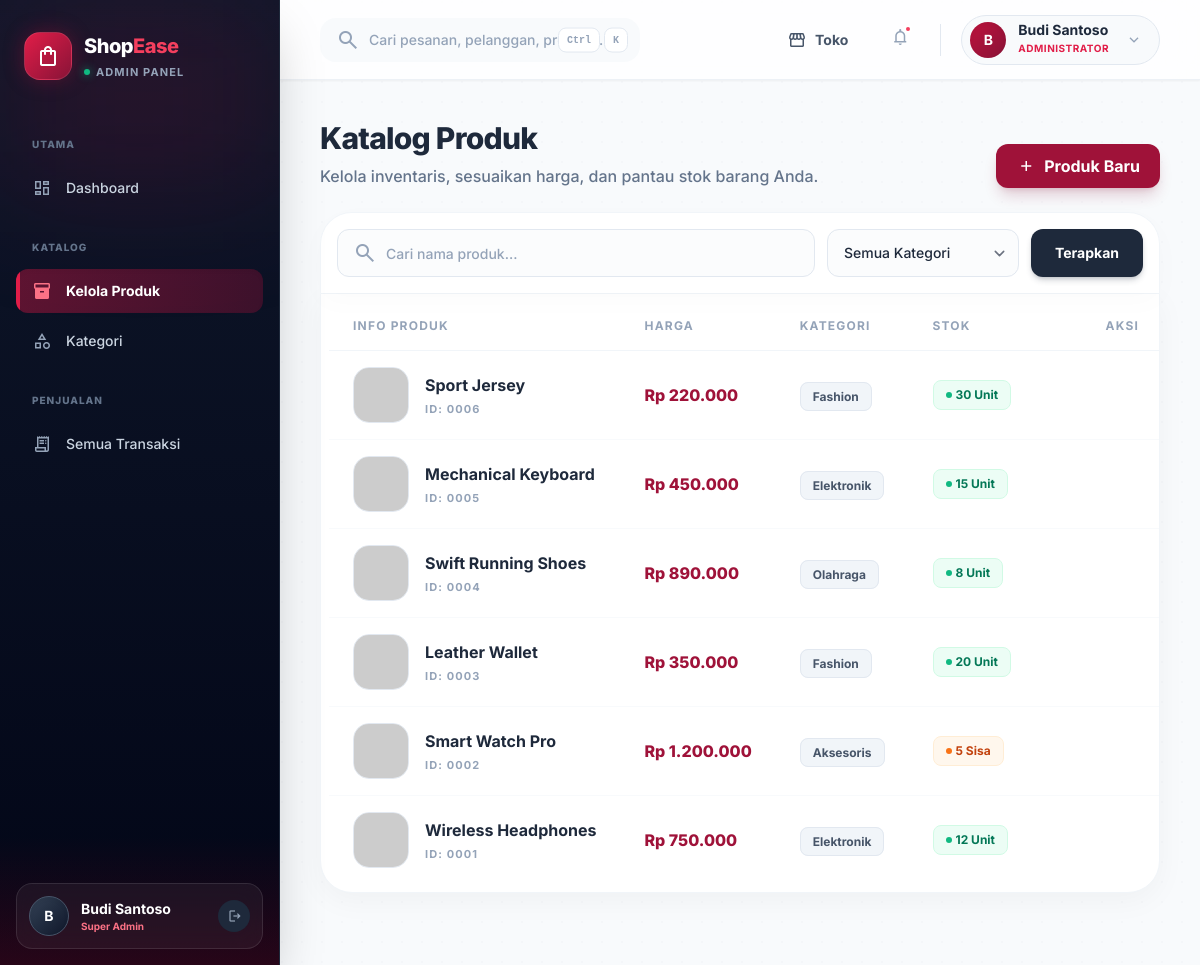
/admin/products.php (signed in), run on the app's committed database.
### tables this page shows
CREATE TABLE IF NOT EXISTS `users` (
  `id`         INT UNSIGNED NOT NULL AUTO_INCREMENT,
  `name`       VARCHAR(100) NOT NULL,
  `email`      VARCHAR(150) NOT NULL UNIQUE,
  `password`   VARCHAR(255) NOT NULL,
  `phone`      VARCHAR(20)  DEFAULT NULL,
  `gender`     ENUM('male','female','other') DEFAULT NULL,
  `birth_date` DATE         DEFAULT NULL,
  `role`       ENUM('user','admin') NOT NULL DEFAULT 'user',
  `created_at` TIMESTAMP NOT NULL DEFAULT CURRENT_TIMESTAMP,
  PRIMARY KEY (`id`)
);

CREATE TABLE IF NOT EXISTS `products` (
  `id`          INT UNSIGNED NOT NULL AUTO_INCREMENT,
  `category_id` INT UNSIGNED NOT NULL,
  `name`        VARCHAR(200) NOT NULL,
  `description` TEXT         DEFAULT NULL,
  `image_url`   TEXT         DEFAULT NULL,
  `price`       DECIMAL(15,2) NOT NULL DEFAULT 0,
  `stock`       INT          NOT NULL DEFAULT 0,
  `rating`      DECIMAL(3,1) NOT NULL DEFAULT 0,
  `created_at`  TIMESTAMP    NOT NULL DEFAULT CURRENT_TIMESTAMP,
  PRIMARY KEY (`id`),
  FOREIGN KEY (`category_id`) REFERENCES `categories`(`id`) ON DELETE RESTRICT
);

CREATE TABLE IF NOT EXISTS `categories` (
  `id`        INT UNSIGNED NOT NULL AUTO_INCREMENT,
  `name`      VARCHAR(100) NOT NULL,
  `icon`      VARCHAR(50)  DEFAULT 'category',
  `is_active` TINYINT(1)   NOT NULL DEFAULT 1,
  PRIMARY KEY (`id`)
);

### admin/products.php (the view, shortened to what the rows shown need)
<?php include 'components/admin_header.php'; ?>
<?php
require_once __DIR__ . '/../config/functions.php';
$pdo = getDB();
$sql    = 'SELECT p.*, c.name AS category_name FROM products p JOIN categories c ON c.id = p.category_id WHERE 1=1';
$params = [];
$sql .= ' ORDER BY p.id DESC';
$stmt = $pdo->prepare($sql);
$stmt->execute($params);
$products = $stmt->fetchAll();
?>
<div class="mb-6 flex flex-col sm:flex-row sm:items-end justify-between gap-4">
    <div>
        <h2 class="text-3xl font-extrabold text-accent tracking-tight">Katalog Produk</h2>
    </div>
</div>
<div class="bg-white rounded-b-[2rem] border border-slate-100 shadow-[0_8px_30px_rgba(0,0,0,0.04)] overflow-hidden mb-8">
    <div class="overflow-x-auto p-2">
        <table class="w-full text-left border-collapse whitespace-nowrap">
            <thead>
                <tr>
                    <th class="px-6 py-4 text-xs font-bold text-slate-400 uppercase tracking-widest border-b border-slate-100">Info Produk</th>
                    <th class="px-6 py-4 text-xs font-bold text-slate-400 uppercase tracking-widest border-b border-slate-100">Harga</th>
                    <th class="px-6 py-4 text-xs font-bold text-slate-400 uppercase tracking-widest border-b border-slate-100">Kategori</th>
                    <th class="px-6 py-4 text-xs font-bold text-slate-400 uppercase tracking-widest border-b border-slate-100">Stok</th>
                    <th class="px-6 py-4 text-xs font-bold text-slate-400 uppercase tracking-widest border-b border-slate-100 text-right">Aksi</th>
                </tr>
            </thead>
            <tbody class="divide-y divide-slate-50">
                <?php foreach ($products as $p): ?>
                <tr class="hover:bg-slate-50/80 transition-colors group">
                    <td class="px-6 py-4">
                        <div class="flex items-center gap-4">
                            <div class="size-14 rounded-2xl bg-slate-100 border border-slate-200 shrink-0 overflow-hidden relative group-hover:shadow-md transition-shadow">
                                <img src="<?= htmlspecialchars($p['image_url'] ?? '') ?>"
                                    class="w-full h-full object-cover transition-transform duration-500 group-hover:scale-110"
                                    loading="lazy"
                                    onerror="this.src='https://placehold.co/100x100/f8fafc/94a3b8?text=No+Img';">
                            </div>
                            <div>
                                <p class="font-bold text-slate-800 text-base"><?= htmlspecialchars($p['name']) ?></p>
                                <p class="text-[11px] font-bold text-slate-400 mt-1 tracking-widest uppercase">ID: <?= str_pad($p['id'],4,'0',STR_PAD_LEFT) ?></p>
                            </div>
                        </div>
                    </td>
                    <td class="px-6 py-4 font-extrabold text-primary-800"><?= formatRupiah($p['price']) ?></td>
                    <td class="px-6 py-4">
                        <span class="px-3 py-1.5 bg-slate-100 text-slate-600 rounded-lg text-xs font-bold border border-slate-200"><?= htmlspecialchars($p['category_name']) ?></span>
                    </td>
                    <td class="px-6 py-4">
                        <?php if ($p['stock'] <= 0): ?>
                            <span class="inline-flex items-center gap-1 text-rose-700 font-bold bg-rose-50 px-3 py-1.5 rounded-lg text-xs border border-rose-100">
                                <span class="w-1.5 h-1.5 rounded-full bg-rose-500 animate-pulse"></span> Habis
                            </span>
                        <?php elseif ($p['stock'] <= 5): ?>
                            <span class="inline-flex items-center gap-1 text-orange-700 font-bold bg-orange-50 px-3 py-1.5 rounded-lg text-xs border border-orange-100">
                                <span class="w-1.5 h-1.5 rounded-full bg-orange-500"></span> <?= $p['stock'] ?> Sisa
                            </span>
                        <?php else: ?>
                            <span class="inline-flex items-center gap-1 text-emerald-700 font-bold bg-emerald-50 px-3 py-1.5 rounded-lg text-xs border border-emerald-100">
                                <span class="w-1.5 h-1.5 rounded-full bg-emerald-500"></span> <?= $p['stock'] ?> Unit
                            </span>
                        <?php endif; ?>
                    </td>
                    <td class="px-6 py-4">
                    </td>
                </tr>
                <?php endforeach; ?>
            </tbody>
        </table>
    </div>
</div>
<?php include 'components/admin_footer.php'; ?>

### admin/components/admin_header.php (shortened to what the rows shown need)
<?php
require_once __DIR__ . '/../../config/functions.php';
$adminUser = getCurrentUser();
$adminName = htmlspecialchars($adminUser['name'] ?? 'Admin');
$adminInitial = strtoupper(substr($adminUser['name'] ?? 'A', 0, 1));
?>
<!DOCTYPE html>
<html lang="id">
<head>
    <script src="https://cdn.tailwindcss.com?plugins=forms,container-queries"></script>
    <script id="tailwind-config">
        tailwind.config = {
            theme: {
                extend: {
                    colors: {
                        primary: {
                            50: '#fff1f2',
                            100: '#ffe4e6',
                            200: '#fecdd3',
                            300: '#fda4af',
                            400: '#fb7185',
                            500: '#f43f5e',
                            600: '#e11d48',
                            700: '#be123c',
                            800: '#9f1239', // Maroon base
                            900: '#881337',
                            950: '#4c0519',
                        },
                        accent: '#1e293b',
                        sidebar: '#0f172a',
                    },
                    fontFamily: { display: ['Inter', 'sans-serif'] },
                },
            },
        }
    </script>
</head>
<body class="font-display text-slate-800 bg-slate-50 antialiased selection:bg-primary-200 selection:text-primary-900">
<div class="flex h-screen overflow-hidden">
    <?php include 'admin_sidebar.php'; ?>
    <div class="flex-1 flex flex-col overflow-hidden relative">
        <header class="h-20 bg-white/80 backdrop-blur-xl border-b border-slate-200/60 flex items-center justify-between px-6 lg:px-10 z-20 shrink-0 shadow-sm sticky top-0">
            <div class="flex items-center gap-4">
                <div class="relative" id="adminMenu">
                    <button onclick="toggleAdminMenu()" class="flex items-center gap-3 pl-2 pr-4 py-1.5 rounded-full bg-slate-50 border border-slate-200 hover:bg-white hover:shadow-md hover:border-slate-300 transition-all focus:outline-none focus:ring-2 focus:ring-primary-500/50">
                        <div class="size-9 rounded-full bg-gradient-to-br from-primary-700 to-primary-900 flex items-center justify-center text-white font-bold text-sm shrink-0 shadow-inner">
                            <?= $adminInitial ?>
                        </div>
                        <div class="hidden sm:flex flex-col text-left">
                            <span class="text-sm font-bold text-accent leading-none"><?= $adminName ?></span>
                            <span class="text-[10px] font-bold text-primary-600 uppercase tracking-wider mt-1">Administrator</span>
                        </div>
                        <span class="material-symbols-outlined text-slate-400 text-[18px] ml-1 transition-transform duration-200" id="adminMenuCaret">expand_more</span>
                    </button>
                </div>
            </div>
        </header>
        <main class="flex-1 overflow-y-auto p-6 md:p-8 lg:p-10 relative z-10 scroll-smooth">
            <div class="max-w-screen-2xl mx-auto">

### admin/components/admin_sidebar.php (shortened to what the rows shown need)
<aside class="w-[280px] shrink-0 flex flex-col overflow-hidden relative border-r border-slate-800 shadow-2xl z-30" style="background: linear-gradient(180deg, #0f172a 0%, #020617 100%);">
    <div class="px-6 py-8 flex items-center gap-3 relative z-10">
        <div>
            <h1 class="font-extrabold text-xl text-white tracking-tight">Shop<span class="text-primary-500">Ease</span></h1>
        </div>
    </div>
    <div class="p-4 relative z-10 mt-auto">
        <div class="flex items-center gap-3 px-3 py-3 rounded-2xl bg-white/5 border border-white/10 hover:bg-white/10 hover:border-primary-500/30 transition-all group backdrop-blur-md">
            <div class="size-10 rounded-full bg-gradient-to-br from-slate-700 to-slate-900 border border-slate-600 flex items-center justify-center text-white font-bold text-sm shrink-0 shadow-inner group-hover:scale-105 transition-transform">
                <?= $adminInitial ?>
            </div>
            <div class="flex flex-col min-w-0 flex-1">
                <span class="text-sm font-bold truncate text-white"><?= htmlspecialchars($adminName) ?></span>
                <span class="text-[10px] font-bold text-primary-400">Super Admin</span>
            </div>
            <a href="/auth/logout.php" class="w-8 h-8 rounded-full bg-slate-800 flex items-center justify-center text-slate-400 hover:text-white hover:bg-rose-500 hover:shadow-[0_0_15px_rgba(244,63,94,0.5)] transition-all shrink-0" title="Logout">
                <span class="material-symbols-outlined text-[16px] translate-x-[1px]">logout</span>
            </a>
        </div>
    </div>
</aside>

### data on the page
users: name "B", name "Budi Santoso"
products: name "Sport Jersey", id "0006", price "Rp 220.000", category.name "Fashion", stock "30"
products: name "Mechanical Keyboard", id "0005", price "Rp 450.000", category.name "Elektronik", stock "15"
products: name "Swift Running Shoes", id "0004", price "Rp 890.000", category.name "Olahraga", stock "8"
products: name "Leather Wallet", id "0003", price "Rp 350.000", category.name "Fashion", stock "20"
products: name "Smart Watch Pro", id "0002", price "Rp 1.200.000", category.name "Aksesoris", stock "5"
products: name "Wireless Headphones", id "0001", price "Rp 750.000", category.name "Elektronik", stock "12"

### other printed values
$label "Dashboard Kelola Produk Kategori Semua Transaksi"
